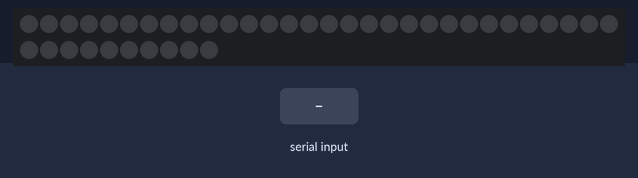
Simulated run of this sketch. Board: Arduino Uno, built with avr-gcc and run on an emulated ATmega328P. On the bench: 40 RGB LEDs in strip order, left to right, continuing on the next row. Inputs (shaded band) come from the test bench. Dim RGB values are drawn brighter than linear.

Above: at 1.2 s.
1.3 s: "R" received over Serial
At 1.7 s:
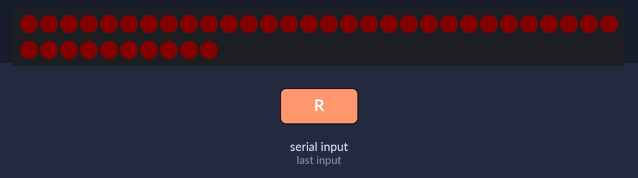
2.8 s: "G" received over Serial
At 4.5 s:
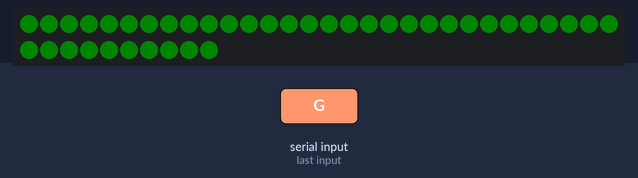
4.8 s: "B" received over Serial
At 6.1 s:
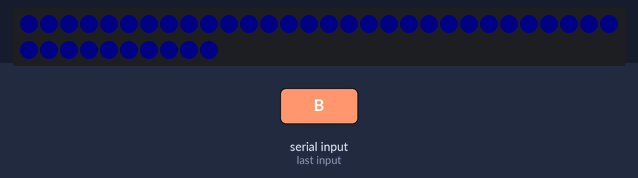
6.8 s: "P" received over Serial
At 7.7 s:
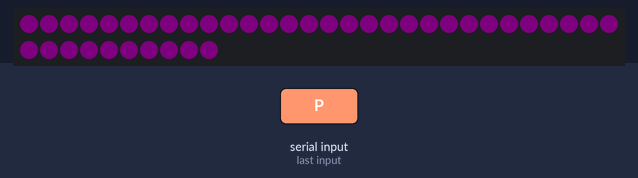
8.8 s: "Y" received over Serial
At 10.6 s:
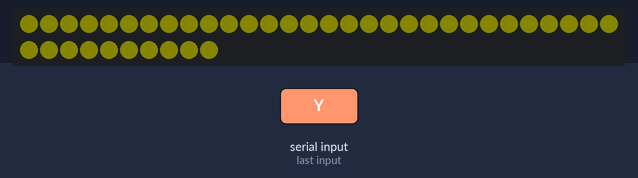
Timing chart, 0 to 11.8 s (numbered marks = the images above; inputs shaded):
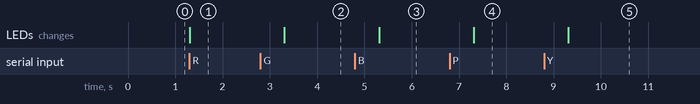

The sketch:

emotion.ino
```cpp
// Title: Mirror, Mirror

#include <Adafruit_NeoPixel.h>
#define PIN 6
#define NUM_LEDS 40
#define BRIGHTNESS 8

Adafruit_NeoPixel strip = Adafruit_NeoPixel(NUM_LEDS, PIN, NEO_GRB + NEO_KHZ800);

void setup() {
  strip.begin();             // Initialize the strip
  strip.setBrightness(BRIGHTNESS);
  strip.show();              // Initialize all pixels to 'off'
  Serial.begin(9600);        // Start serial communication at 9600 baud rate
}

void loop() {
  if (Serial.available() > 0) {
    char command = Serial.read(); // Read the incoming command from the serial buffer
    setColor(command);
  }
}

void setColor(char command) {
  uint32_t color;

  switch (command) {
    case 'R': color = strip.Color(255, 0, 0); break;    // Red
    case 'G': color = strip.Color(0, 255, 0); break;    // Green
    case 'B': color = strip.Color(0, 0, 255); break;    // Blue
    case 'P': color = strip.Color(128, 0, 128); break;  // Purple
    case 'Y': color = strip.Color(255, 255, 0); break;  // Yellow (Neutral)
    default:  color = strip.Color(0, 0, 0);             // Default to off (or could set to neutral)
  }

  for(int i = 0; i < strip.numPixels(); i++) {
    strip.setPixelColor(i, color);
  }
  strip.show();  // Update the strip with new settings
  delay(2000);  // Delay of 2 seconds
}
```

Measured:
- after the input at 1.3 s, the LEDs: change at once (image 1)
- after the input at 2.8 s, the LEDs: change after 0.51 s (image 2)
- after the input at 4.8 s, the LEDs: change after 0.51 s (image 3)
- after the input at 6.8 s, the LEDs: change after 0.51 s (image 4)
- after the input at 8.8 s, the LEDs: change after 0.51 s (image 5)
